Frame 1 (no input): blank canvas, image omitted
Frame 60 (no input): blank canvas, image omitted
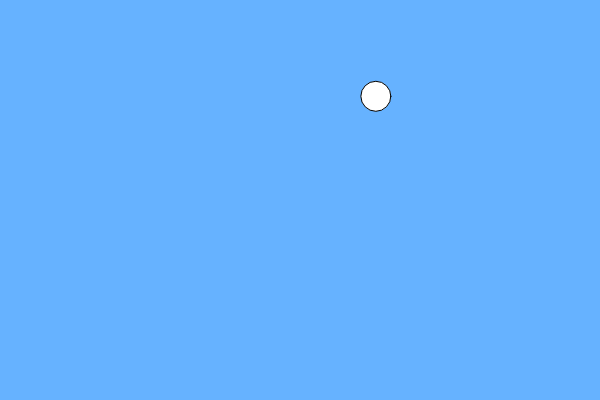
Frame 120 (the mouse pressed at the canvas centre since frame 60)

The p5.js sketch whose frames 1 and 60 were blank and that drew this single picture after the mouse press (run headless with seeded random() and noise() and a simulated clock; from frame 60 on, the mouse is pressed at the canvas centre):

// p5.js sketch
// ── sketch.js
var balls = [];
var j = 0;

function setup() {
    createCanvas(600, 400);
}

function draw() {
    background(102, 178, 255);
    fill(255);

    for (var i = 0; i < balls.length; i++) {
        balls[i].make();
        balls[i].move();
        balls[i].border();
        for (var k = 0; k < balls.length; k++) {
            if (i != k && balls[i].collision(balls[k])) {
                balls[i].vel(balls[k]);
                //balls[k].vel(balls[i]);
            }
        }
    }
};

function mousePressed() {
    //  ellipse(100,100,30,30);
            balls[j] = new ball();
            j++;
        }

// ── ball.js
function ball() {
    this.x = mouseX;
    this.y = mouseY;
    this.r = 30;
    this.xspeed = random(-3, 3);
    this.yspeed = random(-3, 3);

    this.make = function() {
        ellipse(this.x, this.y, this.r, this.r);
    };

    this.move = function() {
        this.x += this.xspeed;
        this.y += this.yspeed;
    };

    this.border = function(other) {
        if (this.x - 15 < 0) {
            this.xspeed = random(0, 3);
        } else if (this.y - 15 < 0) {
            this.yspeed = random(0, 3);
        } else if (this.x + 15 > width) {
            this.xspeed = random(-3, 0);
        } else if (this.y + 15 > height) {
            this.yspeed = random(-3, 0);
        }
    };

    this.collision = function(other) {
        if (dist(this.x, this.y, other.x, other.y) < this.r) {
            return true;
        } else {
            return false;
        }
    };
this.vel= function(other){
  var velmemx = other.xspeed;
  var velmemy = other.yspeed;

    other.xspeed = this.xspeed;
    other.yspeed = this.yspeed;
    this.xspeed = velmemx;
    this.yspeed = velmemy;



}
this.offvel= function(other){
  this.xspeed = -other.xspeed;
  this.yspeed = -other.yspeed;
}
};
